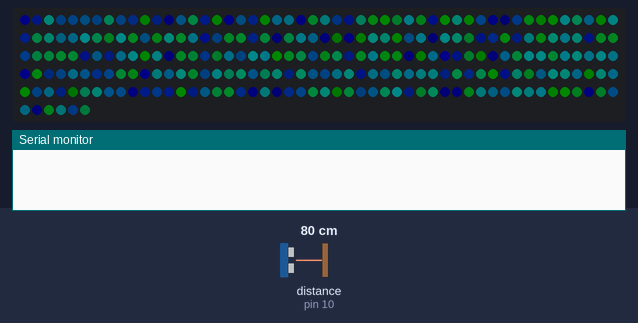
Bench run of a sketch on a simulated Arduino Uno, built with avr-gcc and run on an emulated ATmega328P. On the bench: 256 RGB LEDs in strip order, left to right, continuing on the next row, the last lines printed to the serial monitor. Wiring (inferred from the names in the program): ultrasonic range finder: trigger pin 9; echo pin 10. Inputs (shaded band) come from the test bench; at power-on: distance to the obstacle (sensor on pin 10) 80 cm. The echo pulse lasts 58.3 µs per cm; dim RGB values are drawn brighter than linear; random numbers use the default seed unless the sketch sets one.

Above: at 0.1 s.
At 1.3 s:
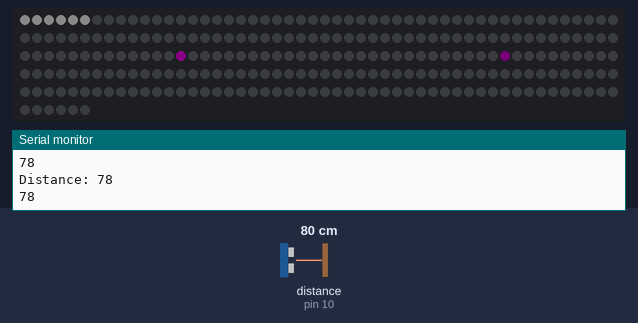

The sketch:

matrixultrasonic.ino
```cpp
// Adafruit_NeoMatrix example for single NeoPixel Shield.
// Scrolls 'Howdy' across the matrix in a portrait (vertical) orientation.
// https://github.com/adafruit/Adafruit_NeoMatrix

//#include <Adafruit_GFX.h>
//#include <Adafruit_NeoMatrix.h>
#include <Adafruit_NeoPixel.h>

// defines pins numbers
const int trigPin = 9;
const int echoPin = 10;
// defines variables
long duration;
int distance;


const int  WAIT = 100;
const int PIN = 6;           //pin for LEDS
const int  NUM_LEDS = 256;    //16x16 = 256
const int  BRIGHTNESS = 10;  // 0-100 LED brightness
const int BALLCOLOR[3] = {25,5,10};
int ball[2] = {10, 15}; // ball[x,y]  position
float ballVelocity[2] = {2, 1}; // ballVelocity[Vx,Vy]

// Parameter 1 = number of pixels in strip
// Parameter 2 = pin number (most are valid)
// Parameter 3 = pixel type flags, add together as needed:
//   NEO_KHZ800  800 KHz bitstream (most NeoPixel products w/WS2812 LEDs)
//   NEO_KHZ400  400 KHz (classic 'v1' (not v2) FLORA pixels, WS2811 drivers)
//   NEO_GRB     Pixels are wired for GRB bitstream (most NeoPixel products)
//   NEO_RGB     Pixels are wired for RGB bitstream (v1 FLORA pixels, not v2)
Adafruit_NeoPixel strip = Adafruit_NeoPixel(NUM_LEDS, PIN, NEO_GRB + NEO_KHZ800);


void setup() {
  Serial.begin(9600);
  pinMode(trigPin, OUTPUT); // Sets the trigPin as an Output
  pinMode(echoPin, INPUT); // Sets the echoPin as an Input
  strip.setBrightness(BRIGHTNESS);
  strip.begin();
  for (int i = 0; i < NUM_LEDS; i++) {
    strip.setPixelColor(i, 0, random(255),  random(255));
  }
  strip.show();
  delay(100);
}


void loop() {
  // clear all pixels
  for (int i = 0; i < NUM_LEDS; i++) {
    strip.setPixelColor(i, 0, 0, 0);
  }
  //draw last ball position to make a trails effect
  ZigZagPixel(ball[0],ball[1],50, 0, 50);

  //move ball
  ball[0] += ballVelocity[0];
  ball[1] += ballVelocity[1];

  // bounce ball
  if (ball[0] < 1) {
    ball[0] = 0;
    ball[1] += 1 - random(2);
    ballVelocity[0] = abs(ballVelocity[0]);
  } else if (ball[0] > 15) {
    ball[0] = 15;
    ball[1] += 1 - random(2);
    ballVelocity[0] = -ballVelocity[0];
  }
  if (ball[1] < 1) {
    ball[1] = 0;
    ball[0] += 1 - random(2);
    ballVelocity[1] = abs(ballVelocity[1]);
  } else if (ball[1] > 15) {
    ball[1] = 15;
    ball[0] += 1 - random(2);
    ballVelocity[1] = -ballVelocity[1];
  }

  // draw ball deal with zigzag
  ZigZagPixel(ball[0],ball[1],255, 0, 255);

  //draw color
  for (int i = 0; i < 6; i++) {
    ZigZagPixel(i+constrain(distance-5, 0, 10),0,255,255,255);
  }

  // Clears the trigPin
  digitalWrite(trigPin, LOW);
  delayMicroseconds(2);
  // Sets the trigPin on HIGH state for 10 micro seconds
  digitalWrite(trigPin, HIGH);
  delayMicroseconds(10);
  digitalWrite(trigPin, LOW);
  // Reads the echoPin, returns the sound wave travel time in microseconds
  duration = pulseIn(echoPin, HIGH);
  // Calculating the distance
  distance= duration*0.034/2;
  // Prints the distance on the Serial Monitor
  Serial.print("Distance: ");
  Serial.println(distance);
  Serial.println(distance);

  strip.show();
  delay(WAIT);
}


void ZigZagPixel(int x,int y,int r,int g,int b)
{
  if (y % 2){
    strip.setPixelColor(y * 16 + x, r, g,  b);
  }else{
    strip.setPixelColor(y * 16 + 15-x, r, g,  b);
  }
}
```
